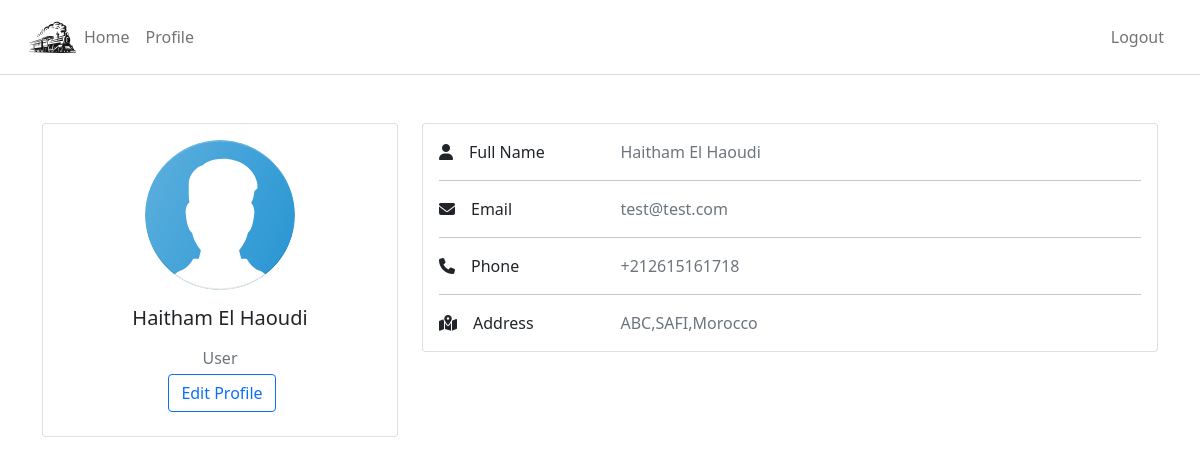
/users/userProfile (signed in), run on the app's committed database.
### tables this page shows
CREATE TABLE IF NOT EXISTS `sys_user` (
  `ID` int(11) NOT NULL AUTO_INCREMENT,
  `fullName` varchar(255) NOT NULL,
  `email` varchar(255) DEFAULT NULL,
  `pwd` text,
  `phone` text NOT NULL,
  `address` text NOT NULL,
  `STATUS` tinyint(1) DEFAULT '0',
  PRIMARY KEY (`ID`)
);

### app/controllers/Users.php (called while the page is built, shortened)
<?php
  class Users extends Controller{
          public function userProfile(){
            $this->userModel = $this->model('User');
            $result = $this->userModel->getSingleUserInfo($_SESSION['user_id']);
              $date = [
                  'user'=> $result
              ];
            $this->view('pages/profile',$date);
          }
  }

### app/libraries/Core.php (called while the page is built, shortened)
<?php
  class Core {
    protected $currentMethod = 'index';
    public function __construct(){
      $url = $this->getUrl();
if (isset($url[0])) {
      if(file_exists('../app/controllers/'.ucwords($url[0]). '.php')){
        unset($url[0]);
      }
    }
      $this->currentController = new $this->currentController;
      if(isset($url[1])){
        if(method_exists($this->currentController, $url[1])){
          $this->currentMethod = $url[1];
          unset($url[1]);
        }
      }
      $this->params = $url ? array_values($url) : [];
      call_user_func_array([$this->currentController, $this->currentMethod], $this->params);
    }
    public function getUrl(){
      if(isset($_GET['url'])){
        $url = rtrim($_GET['url'], '/');
        $url = filter_var($url, FILTER_SANITIZE_URL);
        $url = explode('/', $url);
        return $url;
      }
    }
  }

### public/index.php (called while the page is built, shortened)
<?php
  $init = new Core;
 ?>

### app/libraries/Database.php (called while the page is built, shortened)
<?php
  class Database {
       private $host = DB_HOST;
       private $user = DB_USER;
       private $pass = DB_PASS;
       private $dbname = DB_NAME;
       private $dbh;
       private $stmt;
       public function __construct(){
         $dsn = 'mysql:host='. $this->host . ';dbname=' .$this->dbname;
         $options = array(
             PDO::ATTR_PERSISTENT => true ,
             PDO::ATTR_ERRMODE => PDO::ERRMODE_EXCEPTION
         );
        try {
            $this->dbh =new PDO($dsn, $this->user,$this->pass,$options);
        } catch (PDOException $e) {
            $this->error = $e->getMessage();
            echo $this->error;
        }
       }
       public function query($sql){
           $this->stmt = $this->dbh->prepare($sql);
       }
       public function bind($param, $value, $type = null){
           if (is_null($type)) {
               switch (true) {
                   default:
                       $type = PDO::PARAM_STR;
                       break;
               }
           }
           $this->stmt->bindValue($param, $value, $type);
       }
       public function execute(){
           return $this->stmt->execute();
       }
       public function single(){
           $this->execute();
           return $this->stmt->fetch(PDO::FETCH_OBJ);
       }
  }

### app/models/User.php (called while the page is built, shortened)
<?php
 class User {
     private $db;
     public function  __construct(){
         $this->db = new Database;
     }
     public function getSingleUserInfo($id){
         $this->db->query('SELECT * FROM sys_user WHERE STATUS = 0 AND ID = :id');
         $this->db->bind(':id',$id);
         $row = $this->db->single();
         if ($this->db->rowCount() > 0){
             return $row;
         }else{
             return false;
         }
     }
 }

### app/views/pages/profile.php (the view, shortened to what this page needs)
<?php require APPROOT.'/views/inc/header.php' ;?>
    <div class="container py-5">
        <div class="row">
            <div class="col-lg-4">
                <div class="card mb-4">
                    <div class="card-body text-center">
                        <img src="<?php echo URLROOT;?>/public/img/male-avatr.svg" alt="avatar" class="rounded-circle img-fluid" style="width: 150px;">
                        <h5 class="my-3"><?php echo $data['user']->fullName ?></h5>
                        <p class="text-muted mb-1">User</p>
                        <div class="d-flex justify-content-center mb-2">
                            <button type="button" class="btn btn-outline-primary ms-1" data-bs-toggle="modal" data-bs-target="#modalForm">Edit Profile</button>
                        </div>
                    </div>
                </div>
            </div>
            <div class="col-lg-8">
                <div class="card mb-4">
                    <div class="card-body">
                        <div class="row">
                            <div class="col-sm-3">
                                <p class="mb-0"><i class="fas fa-user me-3"></i>Full Name</p>
                            </div>
                            <div class="col-sm-9">
                                <p class="text-muted mb-0"><?php echo $data['user']->fullName ?></p>
                            </div>
                        </div>
                        <hr>
                        <div class="row">
                            <div class="col-sm-3">
                                <p class="mb-0"><i class="fas fa-envelope me-3"></i>Email</p>
                            </div>
                            <div class="col-sm-9">
                                <p class="text-muted mb-0"><?php echo $data['user']->email ?></p>
                            </div>
                        </div>
                        <hr>
                        <div class="row">
                            <div class="col-sm-3">
                                <p class="mb-0"><i class="fas fa-phone me-3"></i>Phone</p>
                            </div>
                            <div class="col-sm-9">
                                <p class="text-muted mb-0"><?php echo $data['user']->phone ?></p>
                            </div>
                        </div>
                        <hr>
                        <div class="row">
                            <div class="col-sm-3">
                                <p class="mb-0"><i class="fas fa-map-marked-alt me-3"></i>Address</p>
                            </div>
                            <div class="col-sm-9">
                                <p class="text-muted mb-0"><?php echo $data['user']->address ?></p>
                            </div>
                        </div>
                    </div>
                </div>
                <?php require APPROOT.'/views/inc/footer.php';?>

### public/css/style.css (style rules this page uses)
* { box-sizing: border-box; }
body { background: black; }

### data on the page
sys_user: fullName "Haitham El Haoudi", email "test@test.com", phone "+212615161718", address "ABC,SAFI,Morocco"
